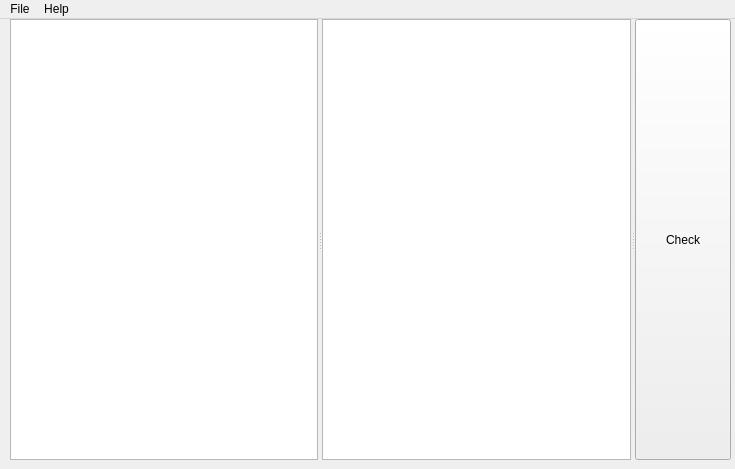
<?xml version="1.0" encoding="UTF-8"?>
<ui version="4.0">
 <class>MainWindow</class>
 <widget class="QMainWindow" name="MainWindow">
  <property name="geometry">
   <rect>
    <x>0</x>
    <y>0</y>
    <width>735</width>
    <height>469</height>
   </rect>
  </property>
  <property name="windowTitle">
   <string>MainWindow</string>
  </property>
  <widget class="QWidget" name="centralWidget">
   <widget class="QSplitter" name="splitter">
    <property name="geometry">
     <rect>
      <x>10</x>
      <y>0</y>
      <width>721</width>
      <height>441</height>
     </rect>
    </property>
    <property name="orientation">
     <enum>Qt::Horizontal</enum>
    </property>
    <widget class="QTextEdit" name="input"/>
    <widget class="QTextEdit" name="output"/>
    <widget class="QPushButton" name="button">
     <property name="text">
      <string>Check</string>
     </property>
    </widget>
   </widget>
  </widget>
  <widget class="QMenuBar" name="menuBar">
   <property name="geometry">
    <rect>
     <x>0</x>
     <y>0</y>
     <width>735</width>
     <height>22</height>
    </rect>
   </property>
   <widget class="QMenu" name="menuFile">
    <property name="title">
     <string>File</string>
    </property>
    <addaction name="actionOpen"/>
    <addaction name="actionSave"/>
   </widget>
   <widget class="QMenu" name="menuHelp">
    <property name="title">
     <string>Help</string>
    </property>
    <addaction name="actionAbout"/>
   </widget>
   <addaction name="menuFile"/>
   <addaction name="menuHelp"/>
  </widget>
  <action name="actionOpen">
   <property name="text">
    <string>Open</string>
   </property>
  </action>
  <action name="actionSave">
   <property name="text">
    <string>Save</string>
   </property>
  </action>
  <action name="actionAbout">
   <property name="text">
    <string>About</string>
   </property>
  </action>
 </widget>
 <layoutdefault spacing="6" margin="11"/>
 <resources/>
 <connections/>
</ui>
